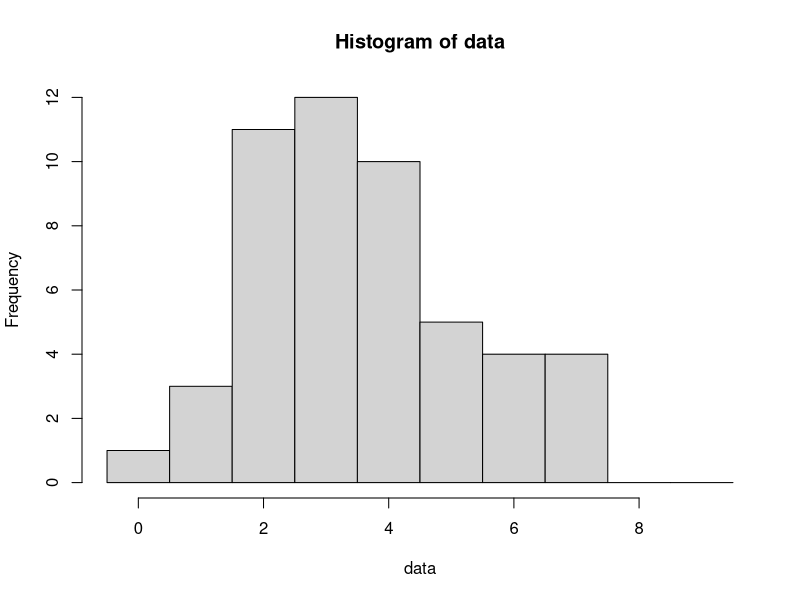
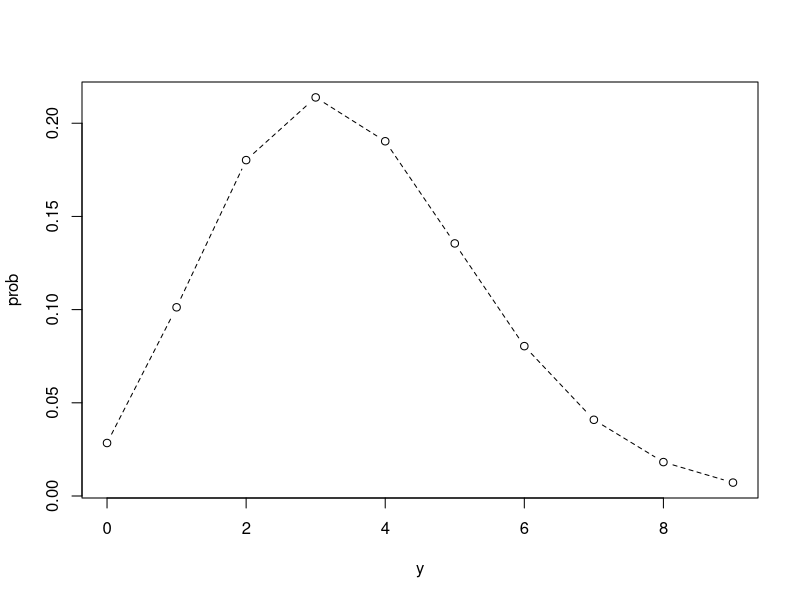
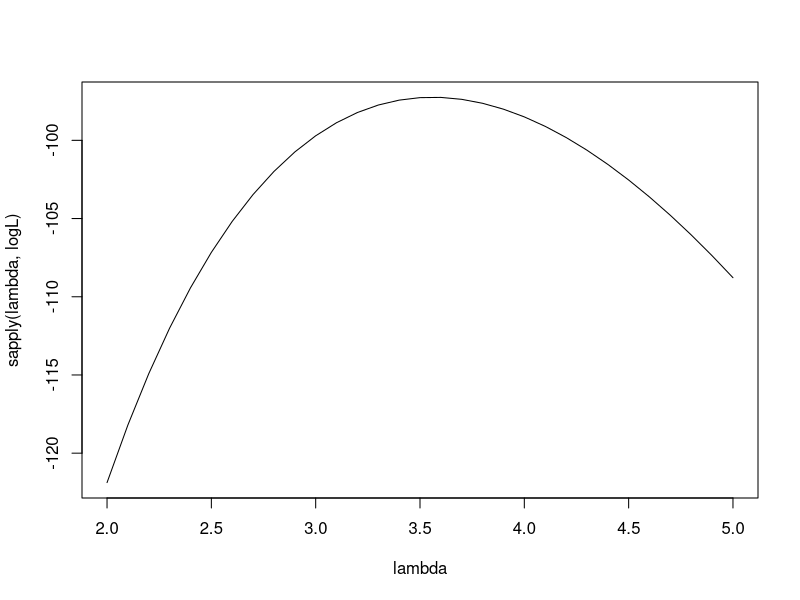

Here is the R script that generated these plots, in order:
## ---- chunk 1
data <- c(2,2,4,6,4,5,2,3,1,2,0,4,3,3,3,3,4,2,7,2,4,3,3,3,4,3,7,5,3,1,7,6,4,6,5,2,4,7,2,2,6,2,4,5,4,5,1,3,2,3)

length(data)
## ---- chunk 2
summary(data)
table(data)
## ---- chunk 3
hist(data,breaks = seq(-0.5,9.5,1))
## ---- chunk 4
y <- 0:9
prob <- dpois(y,lambda = 3.56)
plot(y,prob,type="b",lty=2)
## ---- chunk 5
logL <- function(m) sum(dpois(data,m,log=TRUE))
lambda <- seq(2,5,0.1)
plot(lambda,sapply(lambda,logL),type="l")
